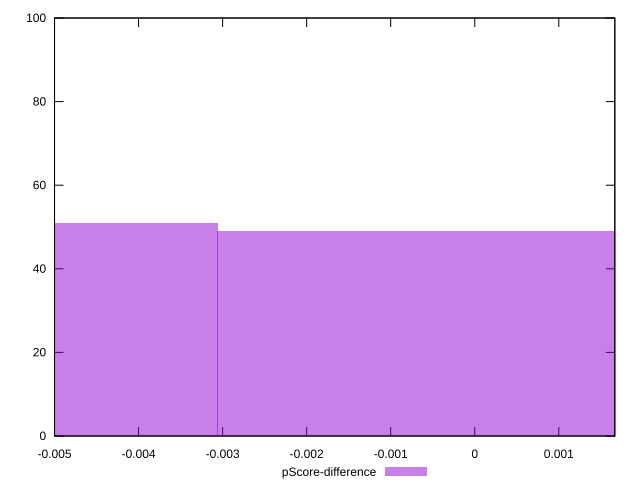

This figure's gnuplot source:
reset

$pScoreDifference <<EOF
0 49
-0.0061217992919115945 51
EOF

set key outside below
set boxwidth 0.0061217992919115945
set xrange [-0.0050000000000000044:0.0016666666666665941]
set yrange [0:100]
set trange [0:100]
set style fill transparent solid 0.5 noborder
set terminal svg size 640, 490 enhanced background rgb 'white'
set output "report_00012_2021-02-09T11:01:39.952Z/unminified-css/samples/pages+cached/pScore-difference/histogram.svg"

plot $pScoreDifference title "pScore-difference" with boxes

reset
